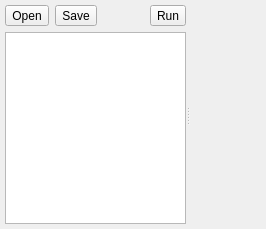
          <widget class="QWidget" name="script_preview_tab">
           <attribute name="title">
            <string>Preprocess Script</string>
           </attribute>
           <layout class="QVBoxLayout" name="verticalLayout_7">
            <property name="leftMargin">
             <number>5</number>
            </property>
            <property name="topMargin">
             <number>5</number>
            </property>
            <property name="rightMargin">
             <number>5</number>
            </property>
            <property name="bottomMargin">
             <number>5</number>
            </property>
            <item>
             <widget class="QSplitter" name="splitter">
              <property name="orientation">
               <enum>Qt::Horizontal</enum>
              </property>
              <widget class="QWidget" name="layoutWidget">
               <layout class="QVBoxLayout" name="verticalLayout_5">
                <item>
                 <layout class="QHBoxLayout" name="horizontalLayout_6">
                  <item>
                   <widget class="QToolButton" name="script_load_toolButton">
                    <property name="toolTip">
                     <string>Load Script</string>
                    </property>
                    <property name="text">
                     <string>Open</string>
                    </property>
                    <property name="icon">
                     <iconset>
                      <normaloff>assets/open_line.svg</normaloff>assets/open_line.svg</iconset>
                    </property>
                    <property name="toolButtonStyle">
                     <enum>Qt::ToolButtonTextBesideIcon</enum>
                    </property>
                   </widget>
                  </item>
                  <item>
                   <widget class="QToolButton" name="script_save_toolButton">
                    <property name="toolTip">
                     <string>Save Script</string>
                    </property>
                    <property name="text">
                     <string>Save</string>
                    </property>
                    <property name="icon">
                     <iconset>
                      <normaloff>assets/save.png</normaloff>assets/save.png</iconset>
                    </property>
                    <property name="toolButtonStyle">
                     <enum>Qt::ToolButtonTextBesideIcon</enum>
                    </property>
                    <property name="arrowType">
                     <enum>Qt::NoArrow</enum>
                    </property>
                   </widget>
                  </item>
                  <item>
                   <spacer name="horizontalSpacer_2">
                    <property name="orientation">
                     <enum>Qt::Horizontal</enum>
                    </property>
                    <property name="sizeHint" stdset="0">
                     <size>
                      <width>40</width>
                      <height>20</height>
                     </size>
                    </property>
                   </spacer>
                  </item>
                  <item>
                   <widget class="QToolButton" name="script_run_toolButton">
                    <property name="toolTip">
                     <string>Run Script</string>
                    </property>
                    <property name="text">
                     <string>Run</string>
                    </property>
                    <property name="icon">
                     <iconset>
                      <normaloff>assets/run.svg</normaloff>assets/run.svg</iconset>
                    </property>
                    <property name="toolButtonStyle">
                     <enum>Qt::ToolButtonTextBesideIcon</enum>
                    </property>
                   </widget>
                  </item>
                 </layout>
                </item>
                <item>
                 <widget class="QPlainTextEdit" name="script_preview_plainTextEdit">
                  <property name="font">
                   <font>
                    <family>Courier New</family>
                   </font>
                  </property>
                  <property name="plainText">
                   <string notr="true"/>
                  </property>
                  <property name="tabStopDistance">
                   <double>32.000000000000000</double>
                  </property>
                  <property name="placeholderText">
                   <string>print('hello world!')</string>
                  </property>
                 </widget>
                </item>
               </layout>
              </widget>
              <widget class="ConsoleWidget" name="script_preview_consoleWidget" native="true">
               <property name="sizePolicy">
                <sizepolicy hsizetype="MinimumExpanding" vsizetype="Preferred">
                 <horstretch>0</horstretch>
                 <verstretch>0</verstretch>
                </sizepolicy>
               </property>
              </widget>
             </widget>
            </item>
           </layout>
          </widget>
